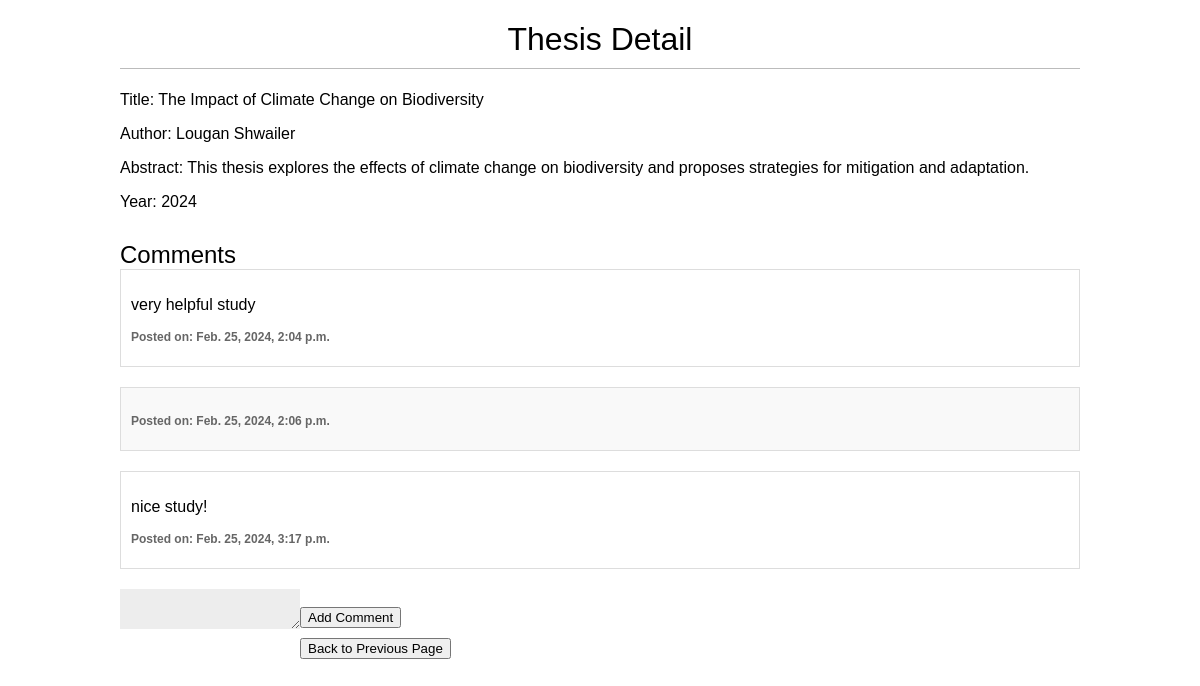
Page /thesis/4/ on the committed database.
### thesis/models.py (models this page shows, shortened)
class Thesis(models.Model):
    title = models.CharField(max_length=200)
    author = models.CharField(max_length=100)
    abstract = models.TextField()
    year = models.IntegerField()

class Comment(models.Model):
    thesis = models.ForeignKey(Thesis, related_name='comments', on_delete=models.CASCADE)
    text = models.TextField()
    created_at = models.DateTimeField(auto_now_add=True)

### thesis/views.py (the view)
# urls.py: path('<int:thesis_id>/', views.thesis_detail, name='thesis_detail'),
def thesis_detail(request, thesis_id):
    thesis = get_object_or_404(Thesis, pk=thesis_id)
    return render(request, 'thesis/thesis_detail.html', {'thesis': thesis})

### thesis/templates/thesis/thesis_detail.html (shortened to what this page needs)
<!DOCTYPE html>
<html lang="en">
<head>
    {% load static %}
    <link rel="stylesheet" type="text/css" href="{% static 'css/style.css' %}">
</head>
<body>
    <h1>Thesis Detail</h1>
    <p>Title: {{ thesis.title }}</p>
    <p>Author: {{ thesis.author }}</p>
    <p>Abstract: {{ thesis.abstract }}</p>
    <p>Year: {{ thesis.year }}</p>
    <h2>Comments</h2>
    {% for comment in thesis.comments.all %}
        <div class="comment">
            <p>{{ comment.text }}</p>
            <p class="info">Posted on: {{ comment.created_at }}</p>
        </div>
    {% empty %}
        <p>No comments yet.</p>
    {% endfor %}
    <form method="post" action="{% url 'add_comment_to_thesis' thesis.pk %}">
        <textarea name="comment_text"></textarea><br>
        <button type="submit">Add Comment</button>
    </form>
    <div id="back-btn">
        <button onclick="goBack()" class="btn">Back to Previous Page</button>
    </div>
</body>
</html>

### thesis/static/css/style.css (style rules this page uses)
body { margin: 0 10%; padding: 0; font-family: helvetica, sans-serif; }
h1 { font-weight: normal; border-bottom: 1px solid #bbb; padding: 0 0 10px 0; text-align: center; }
h2 { font-weight: normal; margin: 30px 0 0; }
#back-btn { padding: 10px }
input, textarea { clear: both; float: left; margin: 0 0 10px; background: #ededed; border: 0; padding: 6px 10px; font-size: 12px; }
.comment { padding: 10px; border: 1px solid #ddd; margin-bottom: 20px; }
.comment:nth-child(even) { background: #f9f9f9; }
.comment .info { font-weight: bold; font-size: 12px; color: #666; }

### rows in the picture
Thesis: title "The Impact of Climate Change on Biodiversity", author "Lougan Shwailer", abstract "This thesis explores the effects of climate change on biodiversity and proposes strategies for mitigation and adaptation.", year "2024"
Comment: text "very helpful study", created_at "Feb. 25, 2024, 2:04 p.m."
Comment: created_at "Feb. 25, 2024, 2:06 p.m."
Comment: text "nice study!", created_at "Feb. 25, 2024, 3:17 p.m."
